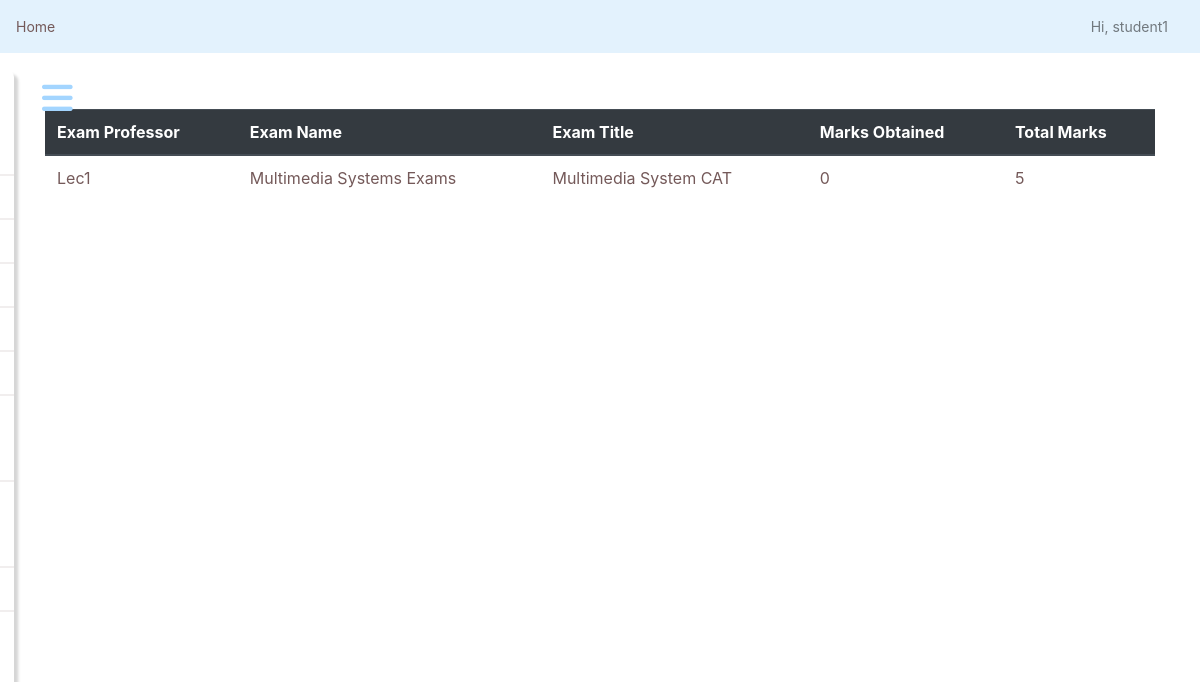
/exams/student/result/1 (signed in), run on the app's committed database.
### questions/models.py (models this page shows, shortened)
class Exam_Model(models.Model):
    professor = models.ForeignKey(User, limit_choices_to={'groups__name': "Professor"}, on_delete=models.CASCADE)
    name = models.CharField(max_length=50)
    total_marks = models.IntegerField()
    question_paper = models.ForeignKey(Question_Paper, on_delete=models.CASCADE, related_name='exams')
    start_time = models.DateTimeField(default=datetime.now())
    end_time = models.DateTimeField(default=datetime.now())

### questions/questionpaper_models.py (models this page shows, shortened)
class Question_Paper(models.Model):
    professor = models.ForeignKey(User, limit_choices_to={'groups__name': "Professor"}, on_delete=models.CASCADE)
    qPaperTitle = models.CharField(max_length=100)
    questions = models.ManyToManyField(Question_DB)

### questions/views.py (the view)
# urls.py: path('student/result/<int:id>',views.result,name = "result"),
@login_required(login_url='login')
def result(request,id):
    student = request.user
    exam = Exam_Model.objects.get(pk=id)
    score = StuExam_DB.objects.get(student=student,examname=exam.name,qpaper=exam.question_paper).score
    return render(request,'exam/result.html',{'exam':exam,"score":score})

### templates/exam/result.html (shortened to what this page needs)
{% extends 'base.html' %}
{% block body %}
    <div class="container">
        <table class="table">
            <thead class="thead-dark">
                <tr>
                <th scope="col">Exam Professor</th>
                <th scope="col">Exam Name</th>
                <th scope="col">Exam Title</th>
                <th scope="col">Marks Obtained</th>
                <th scope="col">Total Marks</th>
                </tr>
            </thead>
                <tbody>
                    <tr>
                    <td>{{exam.professor}}</td>
                    <td>{{exam.name}}</td>
                    <td>{{exam.question_paper.qPaperTitle}}</td>
                    <td>{{score}}</td>
                    <td>{{exam.total_marks}}</td>
                    </tr>
                </tbody>
        </table>
    </div>
{% endblock %}

### templates/base.html (shortened to what this page needs)
{% load static %}
<html lang="en">
<head>
     {% block css_block %}
    <link href="{% static 'css/bootstrap.min.css' %}" rel="stylesheet">
    <link href="{% static 'css/main.css' %}" rel="stylesheet">
    <link href="{% static 'css/dashboard.css' %}" rel="stylesheet">
     {% endblock %}
</head>
<body>
    <nav class="navbar navbar-light" style="background-color: #e3f2fd;">
      <a href="{% url 'index' %}" style="color:#745959" >Home</a>
      <ul class="navbar-nav px-3" style="display:flex;flex-direction:row;align-items:center">
        <li class="nav-item text-nowrap">
          <a class="nav-link" href="{% url 'email-student-pref' %}">Hi, {{request.user.username}}</a>
        </li>
      </ul>
    </nav>
    {% include 'partials/_sidebar.html' %}
      {% block body %}
      {% endblock %}
</body>
</html>

### examProject/static/css/dashboard.css (style rules this page uses)
body { font-size: .875rem; }

### templates/base.html (style rules this page uses)
* { color: #745959; }

### templates/partials/_sidebar.html (style rules this page uses)
* { margin: 0; padding: 0; list-style: none; text-decoration: none; }

### data on the page
Exam_Model: professor "Lec1", name "Multimedia Systems Exams", question_paper.qPaperTitle "Multimedia System CAT", total_marks "5"

### other printed values
{{ request.user.username }} "student1"
{{ score }} "0"
